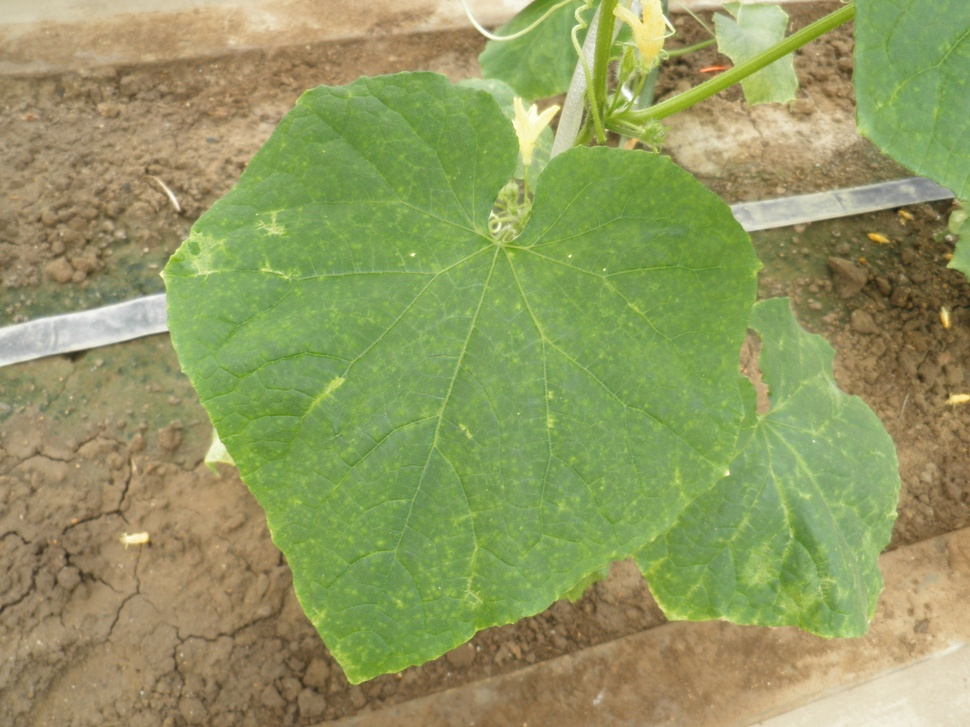
#> input picture data/original/000001.jpg, 970 x 727 px, shrunk from 2048 x 1536 before the run, found by its file name
$ python edge.py ../../data/original/000001.jpg
#> lines starting #> are read from the running program, lines starting #| are printed output that depends on the picture
#! /usr/bin/env python
# -*- coding: utf-8 -*-

import sys
import numpy as np
import cv2
from pathlib import Path

def main():

    args = sys.argv
    brank = ""
    name = args[1].replace(".jpg", brank)
    current = Path()
    dataset_path = current.resolve().parent.parent/'data'/'treated'
    image = str(dataset_path) + "/" + args[1]
    img = cv2.imread(image)
#> img is the input picture: shape (727, 970, 3); mean B, G, R 96.7, 153.2, 145.2
    gray = cv2.cvtColor(img, cv2.COLOR_RGB2GRAY)
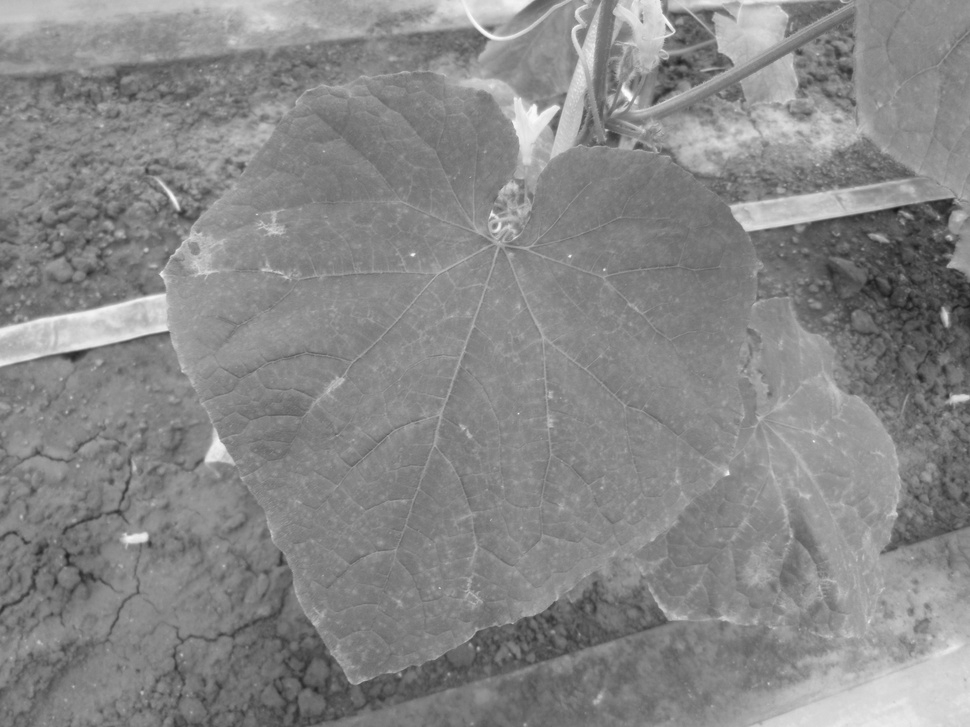
#> gray: shape (727, 970); min 24, max 254, mean 135.4

    canny_img = cv2.Canny(gray, 80, 200)
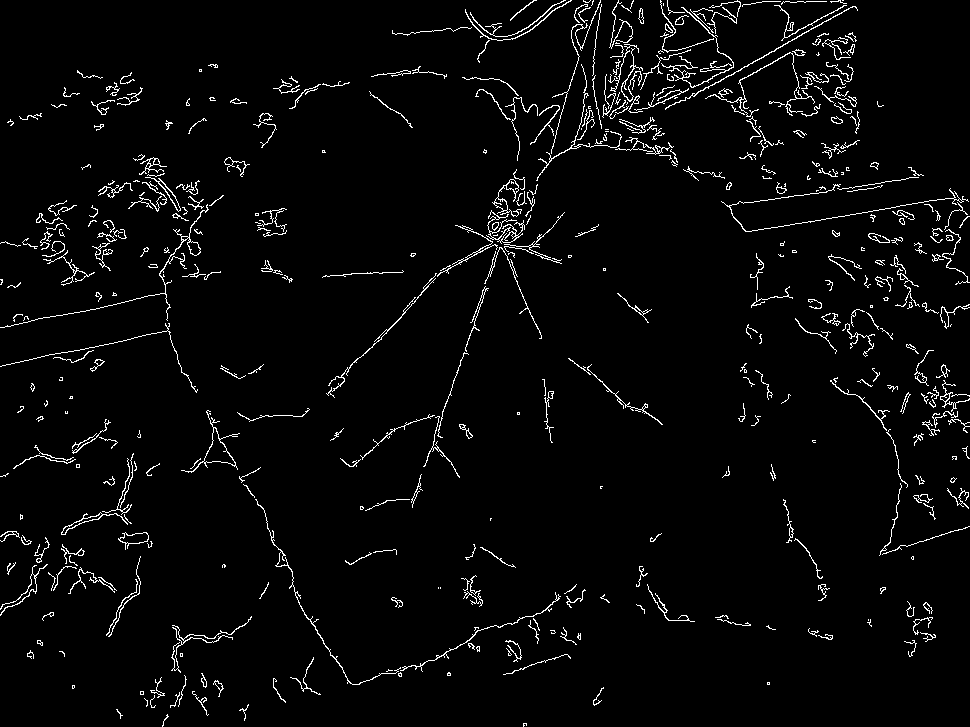
#> canny_img: shape (727, 970); 3.3% white in thin lines or dots

    cv2.imwrite("./result/" + name + "_canny.jpg", canny_img)


if __name__ == "__main__":
    main()

$ run again, on data/original/000003.jpg
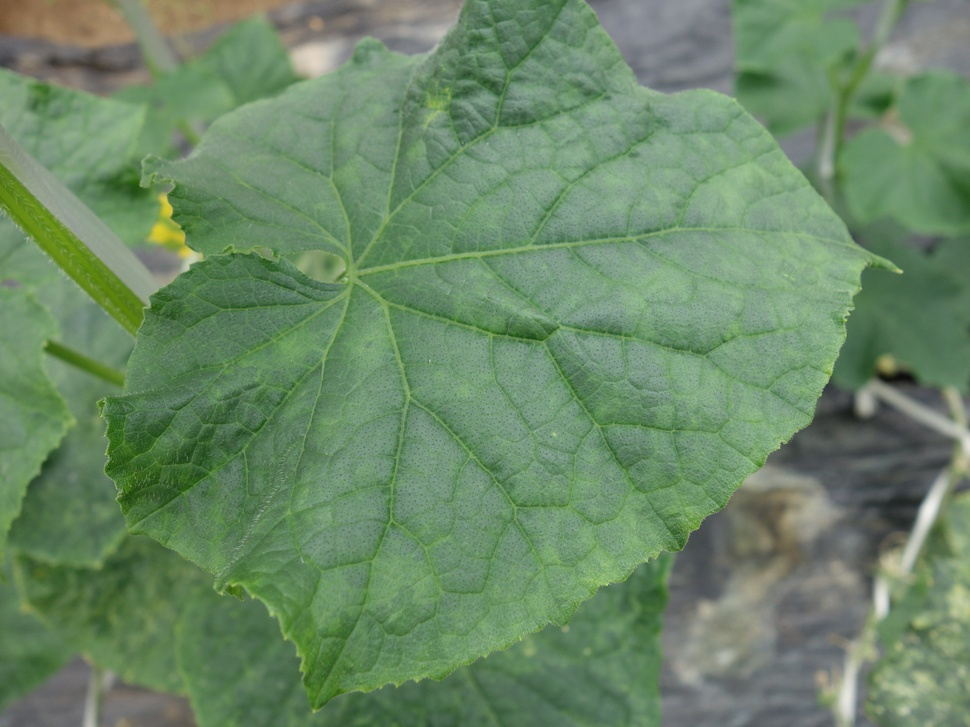
#> input picture data/original/000003.jpg, 970 x 727 px, shrunk from 2592 x 1944 before the run, found by its file name
#> in main, img is the input picture: shape (727, 970, 3); mean B, G, R 102.8, 136, 107.1
#> in main, `gray = cv2.cvtColor(img, cv2.COLOR_RGB2GRAY)`:
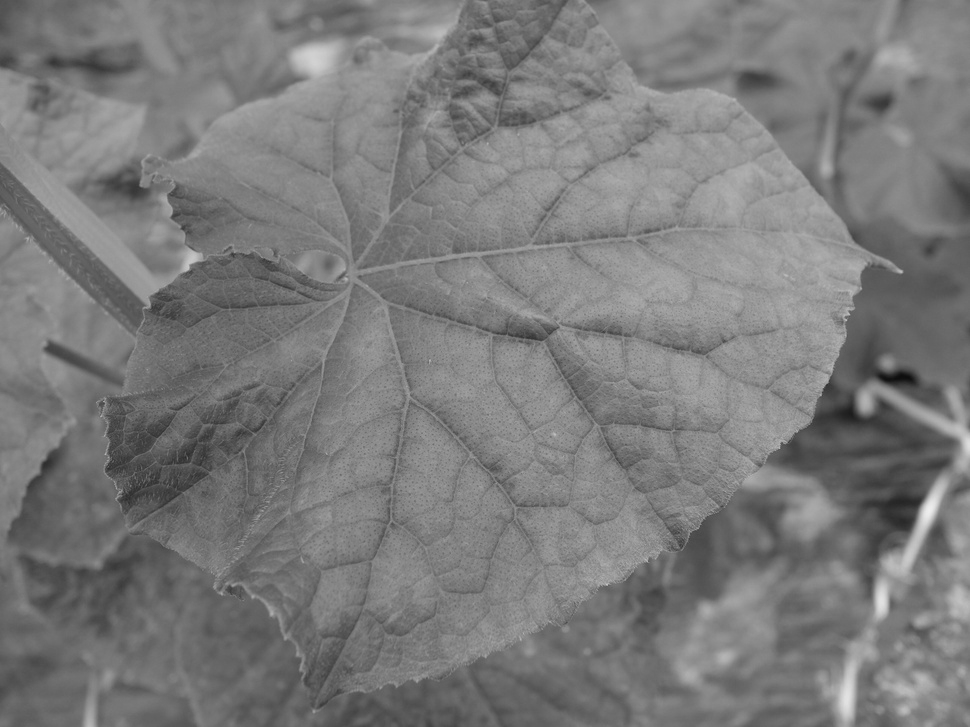
#> gray: shape (727, 970); min 14, max 238, mean 122.8
#> in main, `canny_img = cv2.Canny(gray, 80, 200)`:
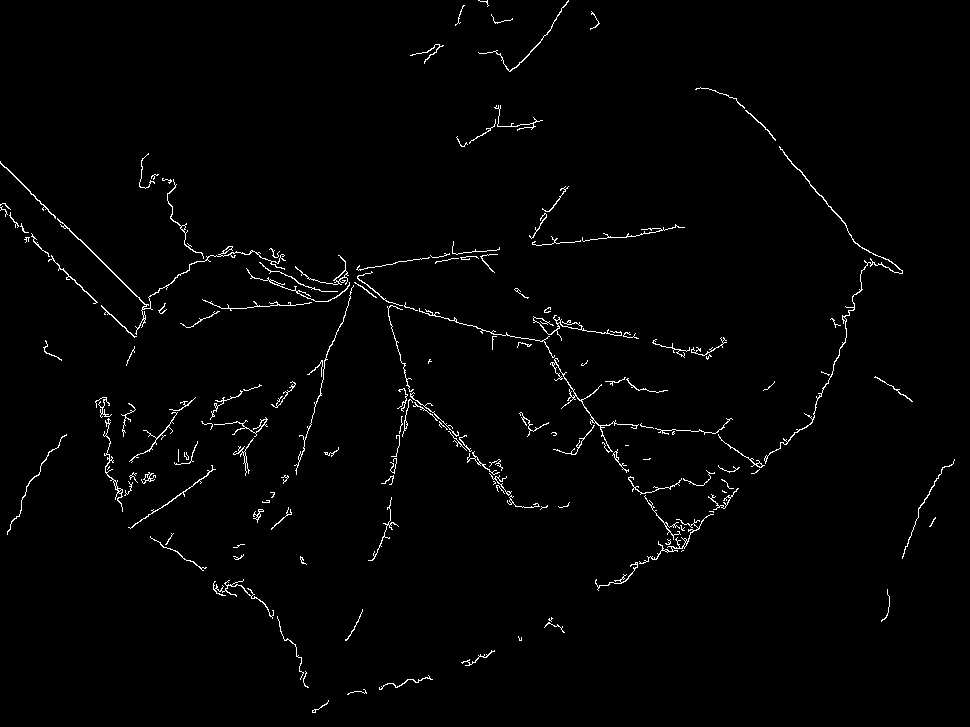
#> canny_img: shape (727, 970); 1.5% white in thin lines or dots

$ run again, on data/original/000004.jpg
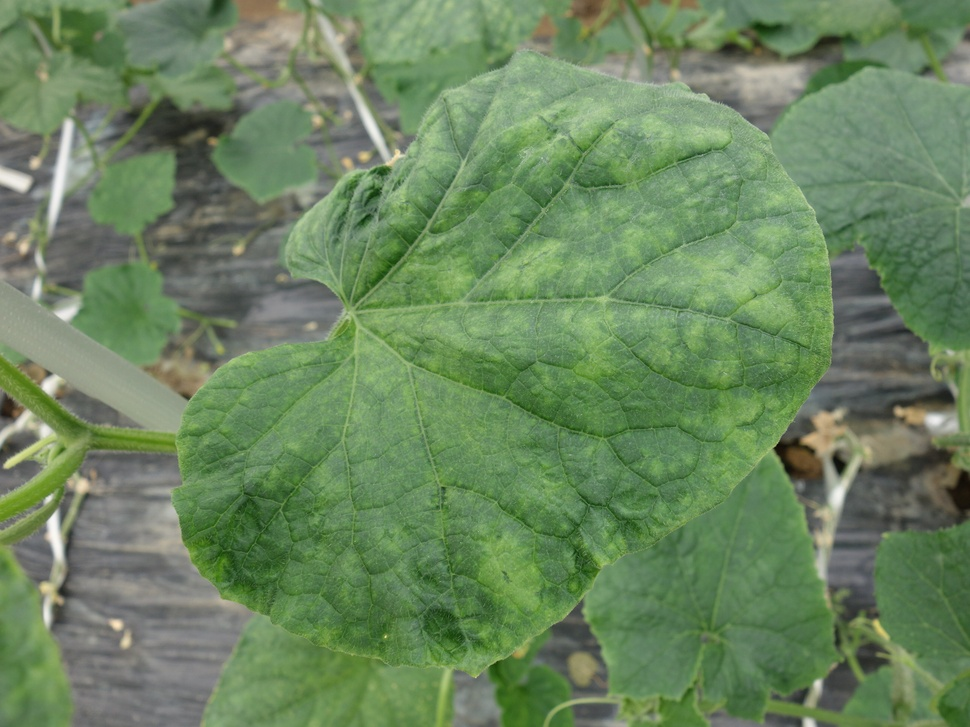
#> input picture data/original/000004.jpg, 970 x 727 px, shrunk from 2592 x 1944 before the run, found by its file name
#> in main, img is the input picture: shape (727, 970, 3); mean B, G, R 95, 133.3, 106.6
#> in main, `gray = cv2.cvtColor(img, cv2.COLOR_RGB2GRAY)`:
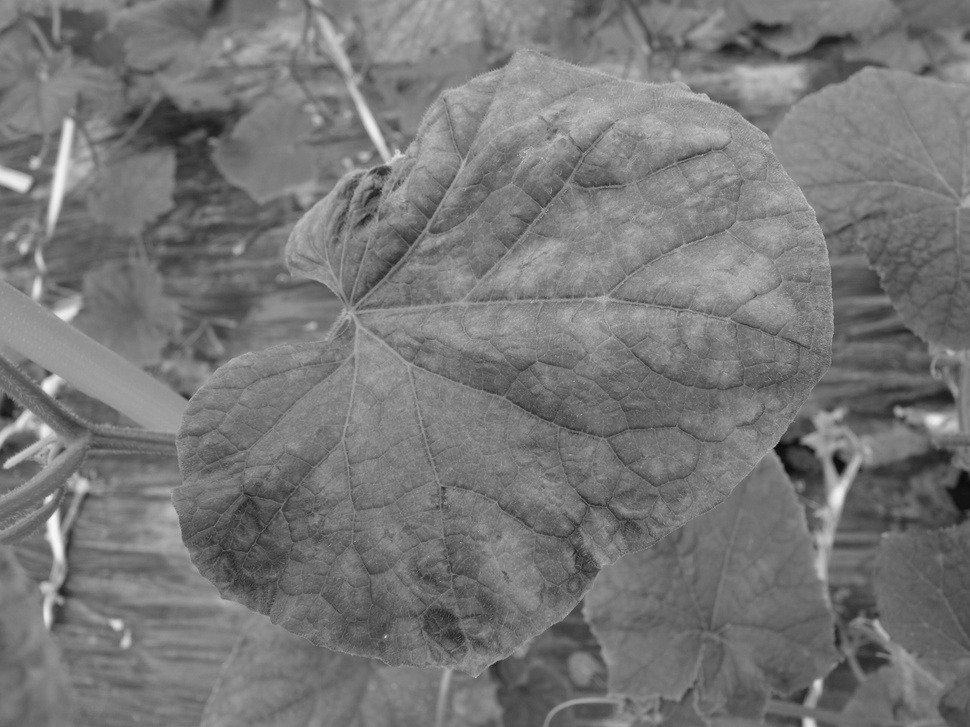
#> gray: shape (727, 970); min 5, max 247, mean 118.8
#> in main, `canny_img = cv2.Canny(gray, 80, 200)`:
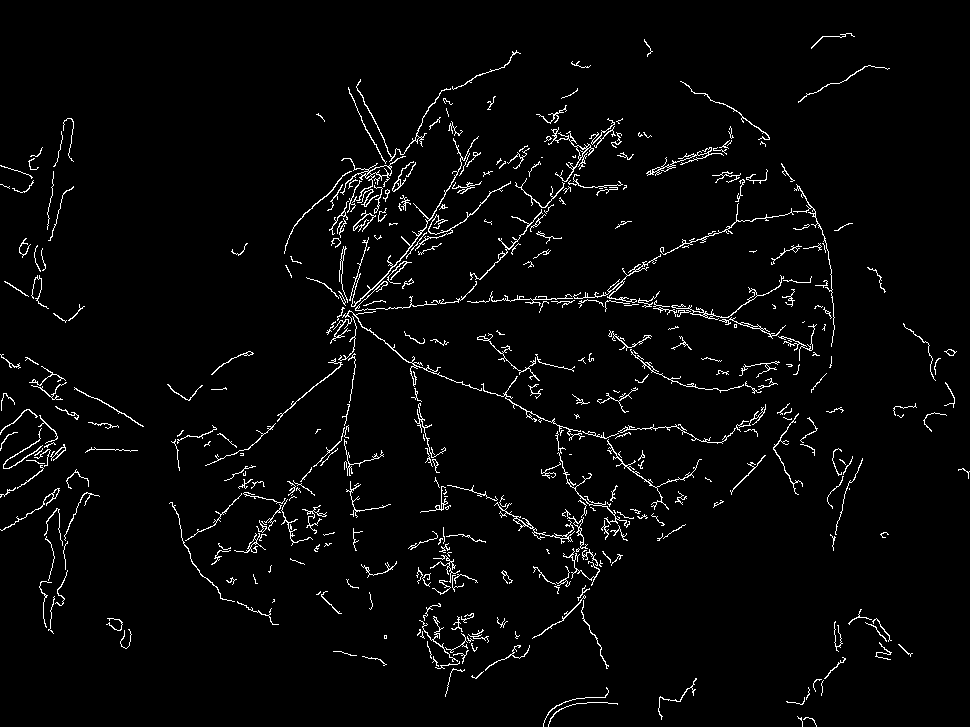
#> canny_img: shape (727, 970); 3% white in thin lines or dots

$ run again, on data/original/000005.jpg
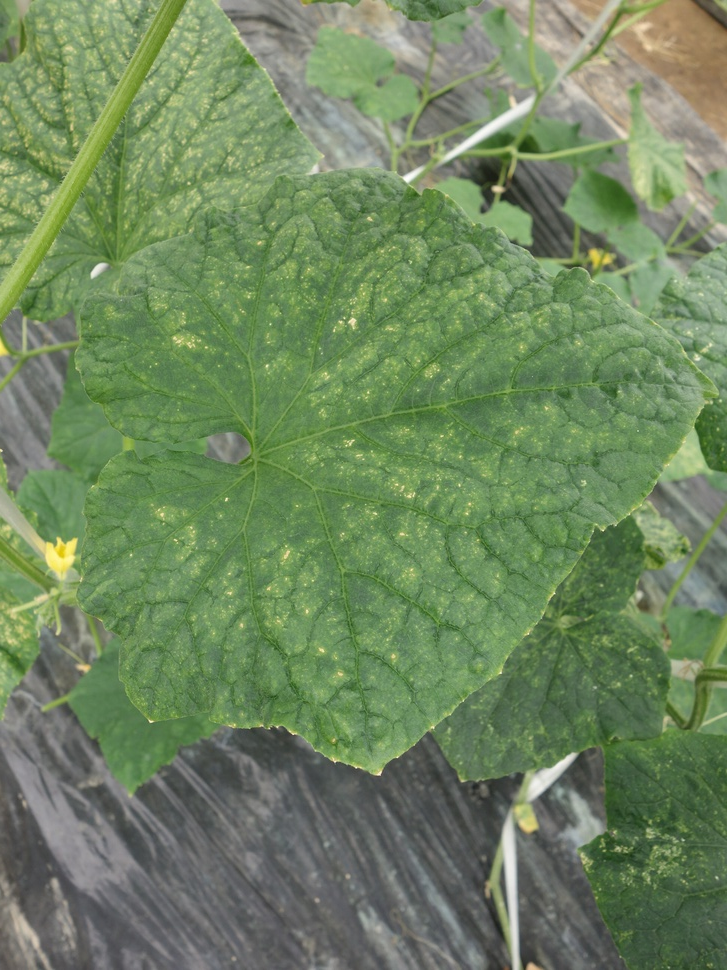
#> input picture data/original/000005.jpg, 727 x 970 px, shrunk from 1944 x 2592 before the run, found by its file name
#> in main, img is the input picture: shape (970, 727, 3); mean B, G, R 95.6, 133.6, 111.1
#> in main, `gray = cv2.cvtColor(img, cv2.COLOR_RGB2GRAY)`:
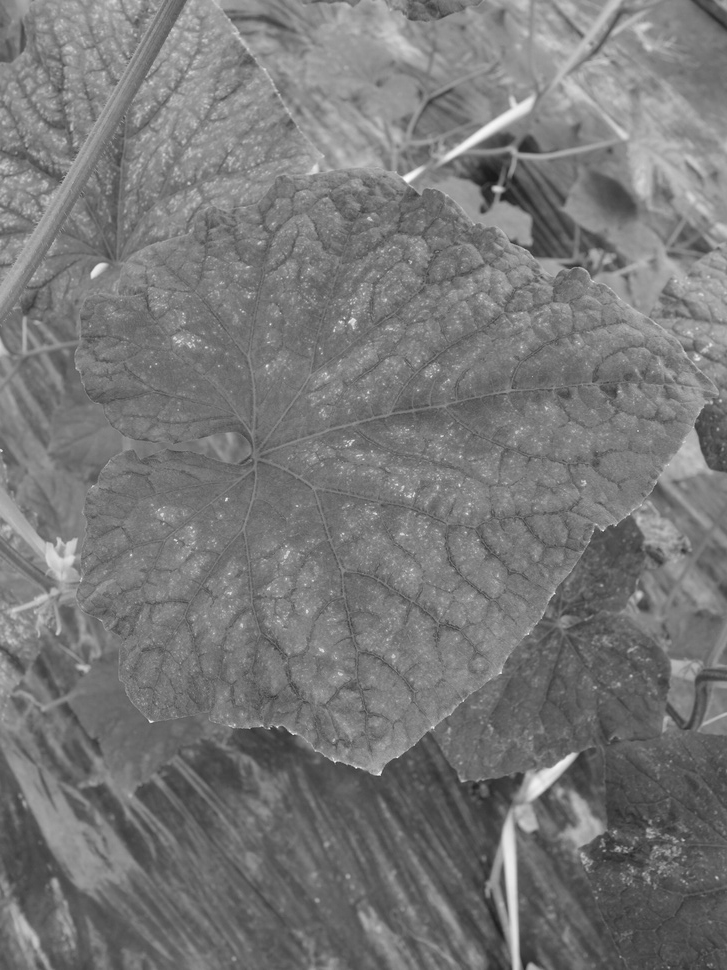
#> gray: shape (970, 727); min 26, max 254, mean 119.7
#> in main, `canny_img = cv2.Canny(gray, 80, 200)`:
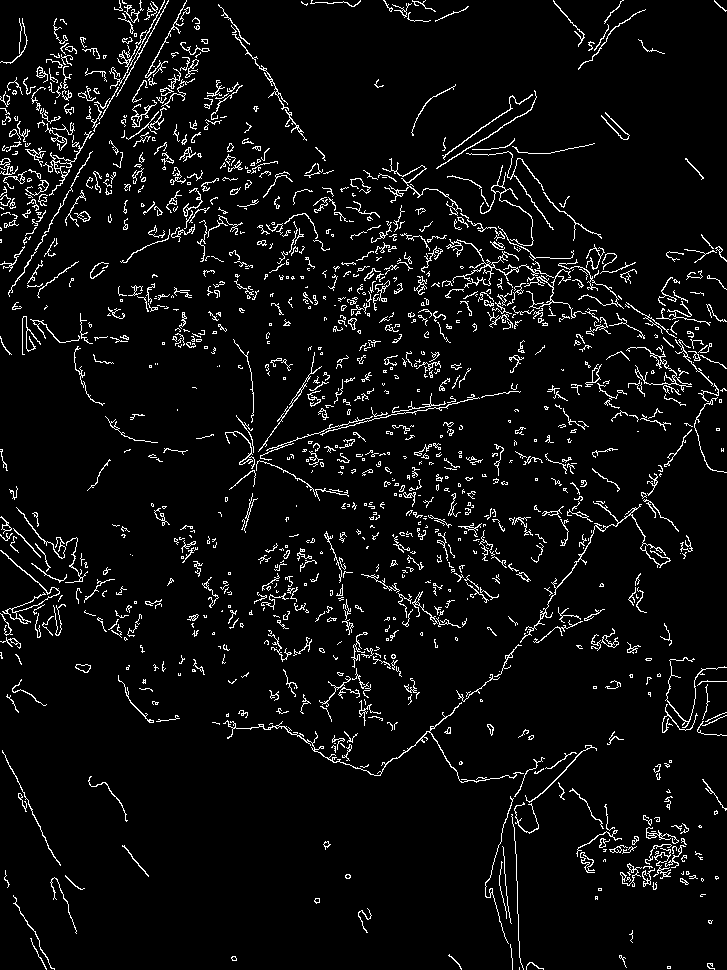
#> canny_img: shape (970, 727); 5.4% white in thin lines or dots
